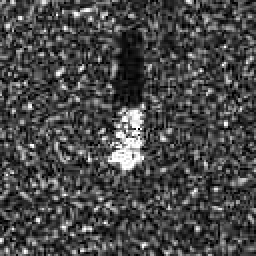
%> input picture HB.JPG, 128 x 128 px (shown 2 times larger)
$ octave --eval "result = targetExt('HB.JPG');"   (GNU Octave 9; MATLAB toolbox functions it lacks are replaced by stand-ins)
%> lines starting %> are read from the running program, lines starting %| are printed output that depends on the picture; in (x1, y1, x2, y2) boxes, pixels count from 0 and x2, y2 are one past the last pixel; in counts of white or black regions, pixels touching at a corner belong together; the program's own positions count from 1
function target = targetExt(img)
%> called with img = 'HB.JPG'

pic=imread(img);
%> pic is the input picture: size 128x128 uint8; min 0, max 255, mean 71.7

pic_heq=histeq(pic);
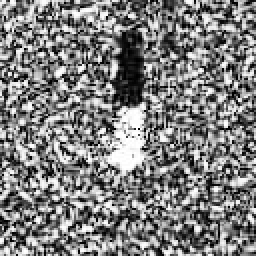
%> pic_heq: size 128x128 uint8 (shown 2 times larger); min 0, max 255, mean 126.4

h=fspecial('average',9);
pic_filt=imfilter(pic_heq,h);
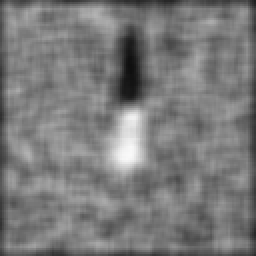
%> pic_filt: size 128x128 uint8 (shown 2 times larger); min 15, max 249, mean 122

bw=im2bw(pic_filt,0.8);
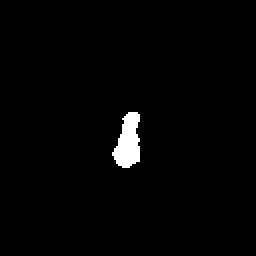
%> bw: size 128x128 logical (shown 2 times larger); 1.6% white; 1 white region, box (x1, y1, x2, y2) and area: (56, 56, 70, 84) 266
target=bwareaopen(bw,20);

end

$ run again, on HB03787.JPG
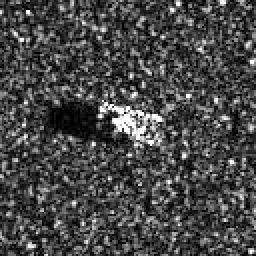
%> input picture HB03787.JPG, 128 x 128 px (shown 2 times larger)
%> in targetExt, pic is the input picture: size 128x128 uint8; min 0, max 255, mean 71.7
%> in targetExt, `pic_filt=imfilter(pic_heq,h);`:
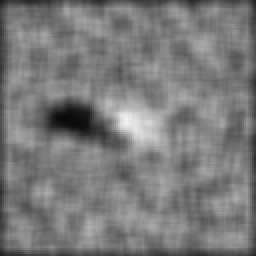
%> pic_filt: size 128x128 uint8 (shown 2 times larger); min 9, max 241, mean 122
%> in targetExt, `bw=im2bw(pic_filt,0.8);`:
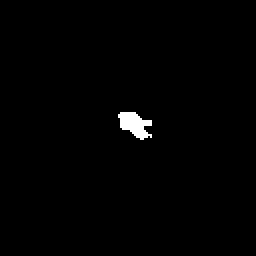
%> bw: size 128x128 logical (shown 2 times larger); 0.89% white; 1 white region, box (x1, y1, x2, y2) and area: (59, 56, 76, 70) 145

$ run again, on bmp2h.JPG
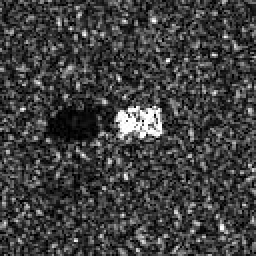
%> input picture bmp2h.JPG, 128 x 128 px (shown 2 times larger)
%> in targetExt, pic is the input picture: size 128x128 uint8; min 0, max 255, mean 63.3
%> in targetExt, `pic_filt=imfilter(pic_heq,h);`:
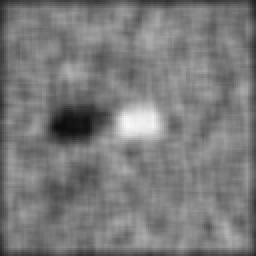
%> pic_filt: size 128x128 uint8 (shown 2 times larger); min 11, max 248, mean 121.9
%> in targetExt, `bw=im2bw(pic_filt,0.8);`:
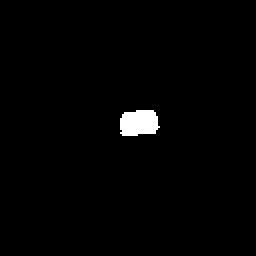
%> bw: size 128x128 logical (shown 2 times larger); 1.3% white; 1 white region, box (x1, y1, x2, y2) and area: (60, 55, 80, 68) 218
